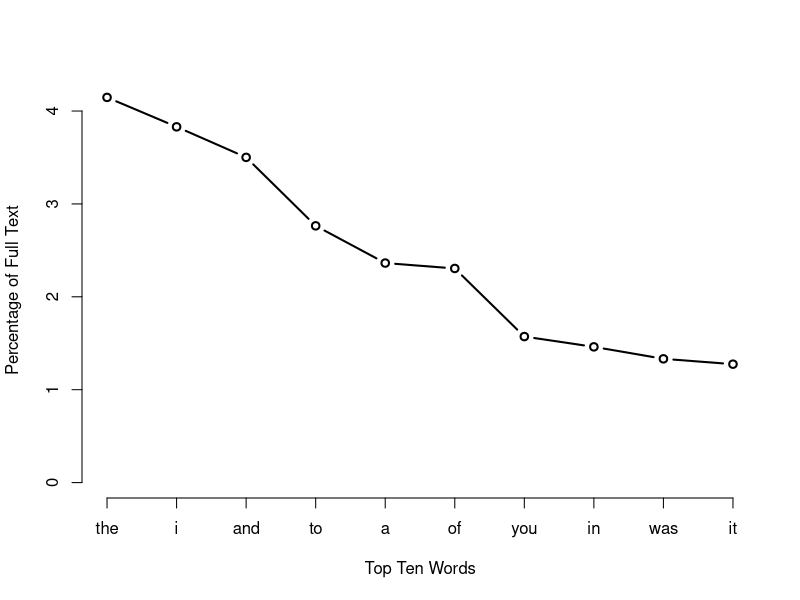

Generate this figure with R:
## ---- chunk 1
setwd("D:/1.CollegeEducation/3.Sophomore/Spring2023/is310/TextAnalysisWithR/data/plainText")
text.v <- scan("jane.txt", what="character", sep="\n")
## ---- chunk 2
start.v <- (grep("\\*\\*\\*\\W*START OF TH",text.v) + 1)
end.v <- grep("\\*\\*\\*\\W*END OF TH",text.v)
## ---- chunk 3
start.metadata.v <- text.v[1:start.v -1]
end.metadata.v <- text.v[(end.v):length(text.v)]
metadata.v <- c(start.metadata.v, end.metadata.v)
novel.lines.v <-  text.v[start.v:(end.v-1)]
## ---- chunk 4
novel.v <- paste(novel.lines.v, collapse=" ")
novel.lower.v <- tolower(novel.v)
## ---- chunk 5
jane.words.l <- strsplit(novel.lower.v, "\\W")
jane.word.v <- unlist(jane.words.l)
## ---- chunk 6
not.blanks.v  <-  which(jane.word.v!="")
jane.word.v <-  jane.word.v[not.blanks.v]
## ---- chunk 7
love.hits.v <- length(jane.word.v[which(jane.word.v=="love")])
total.words.v <- length(jane.word.v)
## ---- chunk 8
jane.freqs.t <- table(jane.word.v)
sorted.jane.freqs.t <- sort(jane.freqs.t , decreasing=TRUE)

sorted.jane.rel.freqs.t <- 100*(sorted.jane.freqs.t/sum(sorted.jane.freqs.t))

plot(sorted.jane.rel.freqs.t[1:10], type="b",
     xlab="Top Ten Words", ylab="Percentage of Full Text", xaxt ="n")
axis(1,1:10, labels=names(sorted.jane.rel.freqs.t [1:10]))
## ---- chunk 9
#chapters.v <- grep("*CHAPTER*", text.v)
#chapters <- c(chapters.v, end.v)
#chapters.lines <- c()
#for (i in 2: length(chapters.v) - 1) {
  
#  chapters.lines <- c( chapters.lines , paste(text.v[chapters.v[i] + 1: chapters.v[i + 1]], collapse=" "))
  
#}
## ---- chunk 10
grep("CHAPTER", novel.v)
## ---- chunk 11
#chapters.lines[2]
